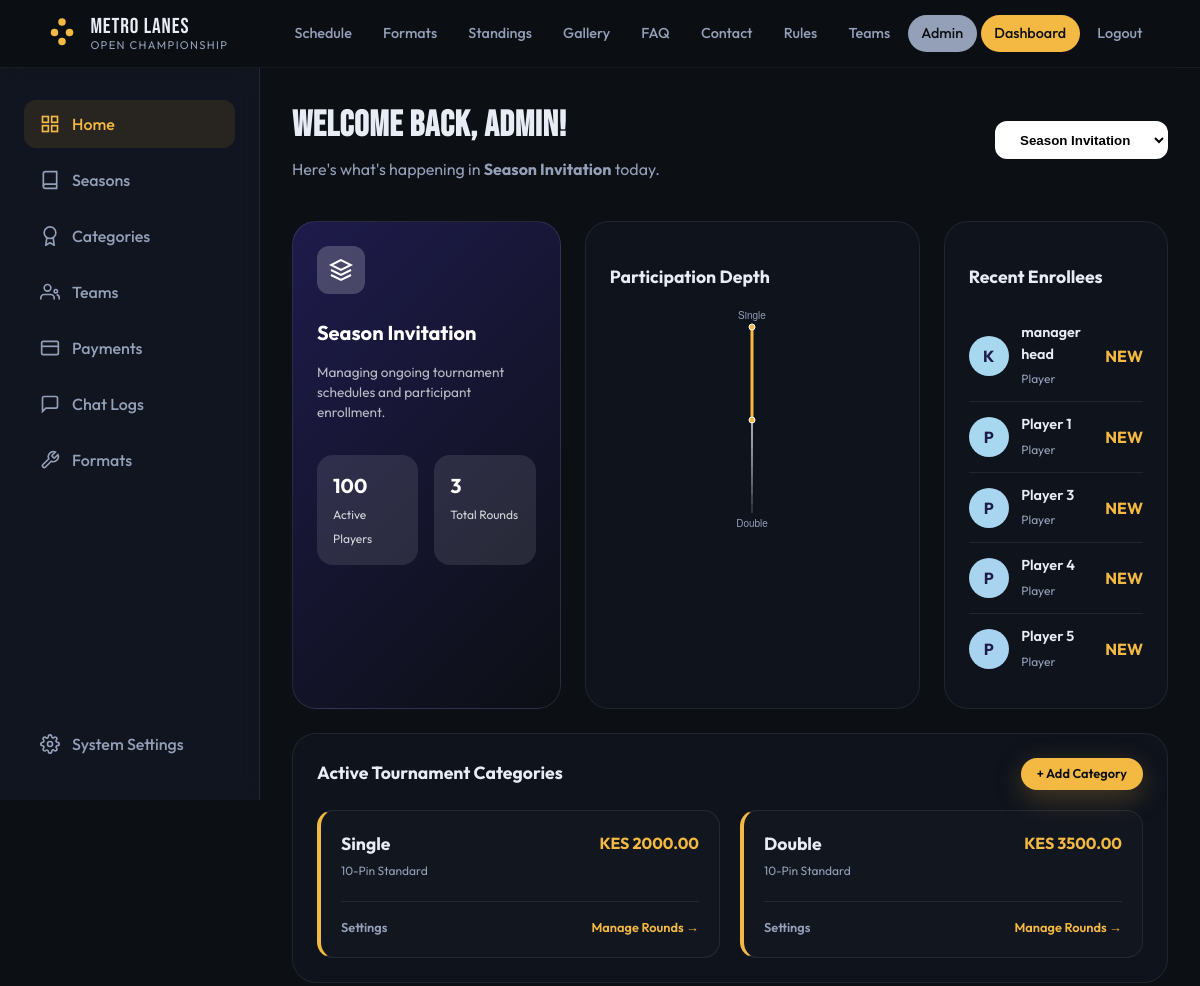
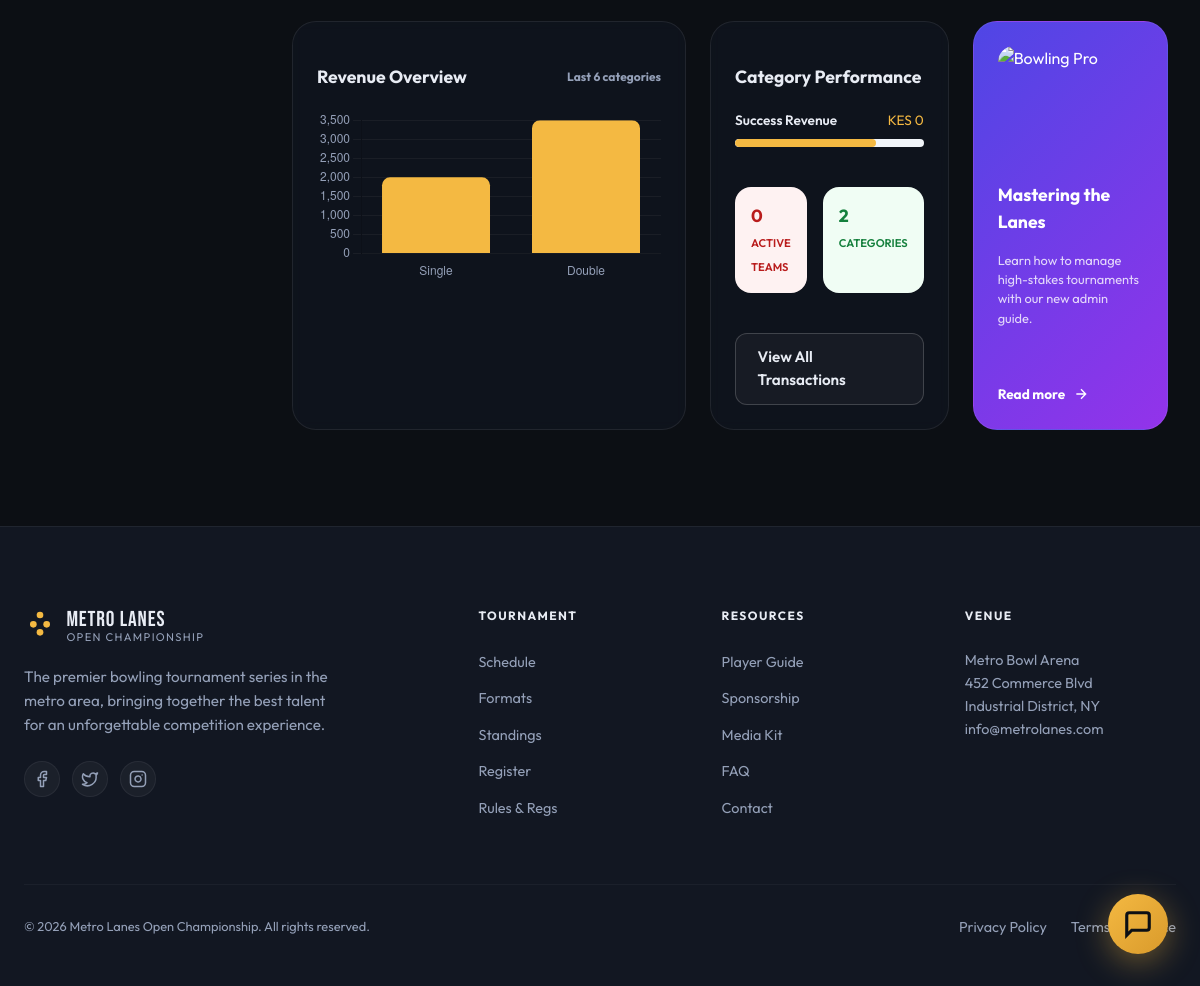
The app's page /admin-dashboard/ (signed in) with its own data (2 pictures, top to bottom).
### core/models.py (models this page shows, shortened)
class Season(models.Model):
    name = models.CharField(max_length=100)
    start_date = models.DateField()
    end_date = models.DateField()
    is_active = models.BooleanField(default=False)
    register_start_date = models.DateField()
    register_end_date = models.DateField()
    participants = models.ManyToManyField(User, related_name='participants')
    teams = models.ManyToManyField(Team, related_name='teamups')
    hero_image = models.URLField(blank=True, null=True, help_text="URL for the hero background image")

class User(AbstractUser):
    username = None
    email = models.EmailField(_('email address'), unique=True)
    GENDER_CHOICES = (
        ('M', 'Male'),
        ('F', 'Female'),
        ('O', 'Other'),
    )
    gender = models.CharField(max_length=1, choices=GENDER_CHOICES, blank=True, null=True)
    birth_date = models.DateField(blank=True, null=True)
    primary_phone = models.CharField(max_length=20, blank=True, null=True)
    secondary_phone = models.CharField(max_length=20, blank=True, null=True)
    USERNAME_FIELD = 'email'
    REQUIRED_FIELDS = []
    objects = CustomUserManager()

class Participation(models.Model):
    choices = [
        ('Single', 'Single'),
        ('Double', 'Double'),
        ('Trio', 'Trio'),
    ]
    season = models.ForeignKey(Season, on_delete=models.CASCADE, related_name='participations')
    game_type = models.ForeignKey(GameType, on_delete=models.CASCADE, related_name='participations')
    name = models.CharField(max_length=100, choices=choices)
    charge = models.DecimalField(max_digits=10, decimal_places=2)
    enrolled_users = models.ManyToManyField(User, related_name='enrolled_participations', blank=True)
    enrolled_teams = models.ManyToManyField(Team, related_name='enrolled_participations', blank=True)
    class Meta:
        verbose_name_plural = 'Participations'
        unique_together = ('season', 'game_type', 'name')

class GameType(models.Model):
    name = models.CharField(max_length=100)
    description = models.TextField()

### core/views.py (the view)
# urls.py: path('admin-dashboard/', views.admin_dashboard, name='admin_dashboard'),
@staff_member_required
def admin_dashboard(request):
    seasons = Season.objects.all().order_by('-start_date')
    selected_season = None
    season_id = request.GET.get('season')
    if season_id:
        selected_season = seasons.filter(id=season_id).first()
    if not selected_season and seasons.exists():
        selected_season = seasons.filter(is_active=True).first() or seasons.first()
    game_types = GameType.objects.all()
    stats = {
        'total_players': 0,
        'total_teams': 0,
        'total_rounds': 0,
        'total_revenue': 0,
    }
    recent_payments = []
    top_participants = []
    category_breakdown = []
    if selected_season:
        participations = Participation.objects.filter(season=selected_season).select_related('game_type')
        from django.db.models import Count, Sum
        stats['total_players'] = User.objects.filter(enrolled_participations__season=selected_season).distinct().count()
        stats['total_teams'] = Team.objects.filter(enrolled_participations__season=selected_season).distinct().count()
        stats['total_rounds'] = Round.objects.filter(season=selected_season).count()
        stats['total_revenue'] = Payment.objects.filter(participation__season=selected_season, status='SUCCESS').aggregate(total=Sum('amount'))['total'] or 0
        recent_payments = Payment.objects.filter(participation__season=selected_season, status='SUCCESS').select_related('user', 'participation').order_by('-created_at')[:5]
        for p in participations:
            first_round = Round.objects.filter(season=selected_season).order_by('order').first()
            category_breakdown.append({
                'id': p.id,
                'name': p.name,
                'count': p.enrolled_users.count(),
                'charge': p.charge,
                'game_type_name': p.game_type.name,
                'first_round_id': first_round.id if first_round else None
            })
        top_participants = User.objects.filter(enrolled_participations__season=selected_season).distinct()[:5]
    return render(request, 'core/admin_dashboard.html', {
        'seasons': seasons,
        'selected_season': selected_season,
        'game_types': game_types,
        'participations': participations,
        'stats': stats,
        'recent_payments': recent_payments,
        'top_participants': top_participants,
        'category_breakdown': category_breakdown,
    })

### templates/core/admin_dashboard.html (shortened to what this page needs)
{% extends "core/base.html" %}
{% load static %}
{% block content %}
<div class="dashboard-wrapper">
  <aside class="dash-sidebar">
    <a href="{% url 'admin_dashboard' %}" class="side-link active">
      <svg viewBox="0 0 24 24" fill="none" stroke="currentColor" stroke-width="2"><rect x="3" y="3" width="7" height="7"/><rect x="14" y="3" width="7" height="7"/><rect x="14" y="14" width="7" height="7"/><rect x="3" y="14" width="7" height="7"/></svg>
      Home
    </a>
    <a href="{% url 'season_list' %}" class="side-link">
      <svg viewBox="0 0 24 24" fill="none" stroke="currentColor" stroke-width="2"><path d="M4 19.5A2.5 2.5 0 0 1 6.5 17H20"></path><path d="M6.5 2H20v20H6.5A2.5 2.5 0 0 1 4 19.5v-15A2.5 2.5 0 0 1 6.5 2z"></path></svg>
      Seasons
    </a>
    <a href="{% url 'participation_list' %}" class="side-link">
      <svg viewBox="0 0 24 24" fill="none" stroke="currentColor" stroke-width="2"><circle cx="12" cy="8" r="7"></circle><polyline points="8.21 13.89 7 23 12 20 17 23 15.79 13.88"></polyline></svg>
      Categories
    </a>
    <a href="{% url 'admin_team_list' %}" class="side-link">
      <svg viewBox="0 0 24 24" fill="none" stroke="currentColor" stroke-width="2"><path d="M17 21v-2a4 4 0 0 0-4-4H5a4 4 0 0 0-4 4v2"/><circle cx="9" cy="7" r="4"/><path d="M23 21v-2a4 4 0 0 0-3-3.87"/><circle cx="19" cy="11" r="2"/></svg>
      Teams
    </a>
    <a href="{% url 'payment_list' %}" class="side-link">
      <svg viewBox="0 0 24 24" fill="none" stroke="currentColor" stroke-width="2"><rect x="2" y="4" width="20" height="16" rx="2"/><line x1="2" y1="10" x2="22" y2="10"/></svg>
      Payments
    </a>
    <a href="{% url 'chat_logs' %}" class="side-link">
      <svg viewBox="0 0 24 24" fill="none" stroke="currentColor" stroke-width="2"><path d="M21 15a2 2 0 0 1-2 2H7l-4 4V5a2 2 0 0 1 2-2h14a2 2 0 0 1 2 2z"/></svg>
      Chat Logs
    </a>
    <a href="{% url 'gametype_list' %}" class="side-link">
      <svg viewBox="0 0 24 24" fill="none" stroke="currentColor" stroke-width="2"><path d="M14.7 6.3a1 1 0 0 0 0 1.4l1.6 1.6a1 1 0 0 0 1.4 0l3.77-3.77a6 6 0 0 1-7.94 7.94l-6.91 6.91a2.12 2.12 0 0 1-3-3l6.91-6.91a6 6 0 0 1 7.94-7.94l-3.76 3.76z"></path></svg>
      Formats
    </a>
    <a href="{% url 'admin:index' %}" class="side-link" style="margin-top: auto;">
      System Settings
    </a>
  </aside>
  <main class="dash-main">
    <div class="dash-top">
      <div class="dash-welcome">
        <h1>Welcome Back, Admin!</h1>
        <p>Here's what's happening in <strong>{{ selected_season.name|default:"the tournament" }}</strong> today.</p>
      </div>
      <div class="dash-actions">
        <form method="get" id="seasonForm">
          <select name="season" onchange="this.form.submit()" style="padding: 0.6rem 1.25rem; border-radius: 12px; border: 1px solid var(--dash-border); background: #fff; font-weight: 600;">
            {% for s in seasons %}
              <option value="{{ s.id }}" {% if selected_season.id == s.id %}selected{% endif %}>{{ s.name }}</option>
            {% endfor %}
          </select>
        </form>
      </div>
    </div>
    <div class="dash-row">
      <div class="d-card d-card--dark feature-card">
        <div class="feature-icon">
          <svg width="24" height="24" viewBox="0 0 24 24" fill="none" stroke="currentColor" stroke-width="2"><path d="M12 2L2 7l10 5 10-5-10-5zM2 17l10 5 10-5M2 12l10 5 10-5"/></svg>
        </div>
        <h2 style="font-size: 1.25rem; margin-bottom: 0.5rem;">{{ selected_season.name }}</h2>
        <p style="font-size: 0.85rem; opacity: 0.7;">Managing ongoing tournament schedules and participant enrollment.</p>
        <div class="feature-stats">
          <div class="f-stat">
            <span class="f-stat__val">{{ stats.total_players }}</span>
            <span class="f-stat__label">Active Players</span>
          </div>
          <div class="f-stat">
            <span class="f-stat__val">{{ stats.total_rounds }}</span>
            <span class="f-stat__label">Total Rounds</span>
          </div>
        </div>
      </div>
      <div class="d-card">
        <h3 class="d-card__title">Participation Depth</h3>
        <div style="height: 220px; display: flex; align-items: center; justify-content: center;">
          <canvas id="depthChart"></canvas>
        </div>
      </div>
      <div class="d-card">
        <h3 class="d-card__title">Recent Enrollees</h3>
        <div class="member-list">
          {% for user in top_participants %}
          <div class="member-item">
            <div class="avatar" style="background: hsl({{ forloop.counter0|add:200 }}, 70%, 80%); display: flex; align-items: center; justify-content: center; font-weight: 700; color: #1e1b4b;">{{ user.email|slice:":1"|upper }}</div>
            <div class="m-info">
              <span class="m-name">{{ user.get_full_name|default:user.email|truncatechars:15 }}</span>
              <span class="m-role">Player</span>
            </div>
            <span class="m-score">NEW</span>
          </div>
          {% empty %}
          <p style="color: var(--dash-text-muted); font-size: 0.85rem;">No recent enrollments.</p>
          {% endfor %}
        </div>
      </div>
    </div>
    <div class="dash-card d-card" style="margin-bottom: 1.5rem;">
      <div class="d-card__title">
        <span>Active Tournament Categories</span>
        <a href="{% url 'participation_create' %}?season={{ selected_season.id }}" class="btn btn--primary" style="padding: 0.4rem 1rem; font-size: 0.8rem;">+ Add Category</a>
      </div>
      <div style="display: grid; grid-template-columns: repeat(auto-fill, minmax(280px, 1fr)); gap: 1.25rem;">
        {% for p in category_breakdown %}
        <div class="card" style="background: rgba(255,255,255,0.02); border: 1px solid var(--dash-border); padding: 1.25rem; border-radius: 16px; border-left: 4px solid var(--dash-accent);">
          <div style="display: flex; justify-content: space-between; align-items: flex-start; margin-bottom: 0.75rem;">
            <div>
              <h4 style="margin: 0; font-size: 1.1rem;">{{ p.name }}</h4>
              <span style="font-size: 0.75rem; color: var(--dash-text-muted);">{{ p.game_type_name }}</span>
            </div>
            <span style="font-weight: 700; color: var(--dash-accent);">KES {{ p.charge }}</span>
          </div>
          <div style="display: flex; gap: 1rem; margin-top: 1.25rem; border-top: 1px solid var(--dash-border); padding-top: 1rem;">
            <a href="{% url 'participation_edit' p.id %}" style="font-size: 0.8rem; color: var(--dash-text-muted); text-decoration: none; font-weight: 600;">Settings</a>
            <a href="{% url 'participation_edit' p.id %}" style="font-size: 0.8rem; color: var(--dash-accent); text-decoration: none; font-weight: 600; margin-left: auto;">Manage Rounds →</a>
          </div>
        </div>
        {% empty %}
        <div style="grid-column: 1 / -1; text-align: center; padding: 3rem; color: var(--dash-text-muted);">
          No categories defined for this season.
        </div>
        {% endfor %}
      </div>
    </div>
    <div class="dash-row-2">
      <div class="d-card">
        <h3 class="d-card__title">Revenue Overview <span style="font-size: 0.75rem; color: var(--dash-text-muted);">Last 6 categories</span></h3>
        <div style="height: 250px;">
          <canvas id="revenueChart"></canvas>
        </div>
      </div>
      <div class="d-card">
        <h3 class="d-card__title">Category Performance</h3>
        <div style="display: flex; flex-direction: column; gap: 1.5rem;">
          <div>
            <div style="display: flex; justify-content: space-between; font-size: 0.85rem; margin-bottom: 0.5rem;">
              <span style="font-weight: 600;">Success Revenue</span>
              <span style="color: var(--dash-accent);">KES {{ stats.total_revenue }}</span>
            </div>
            <div style="height: 8px; background: #f1f5f9; border-radius: 99px; overflow: hidden;">
              <div style="width: 75%; height: 100%; background: var(--dash-accent); border-radius: 99px;"></div>
            </div>
          </div>
          <div style="display: grid; grid-template-columns: 1fr 1fr; gap: 1rem; margin-top: 1rem;">
             <div style="padding: 1rem; background: #fef2f2; border-radius: 16px;">
                <span style="font-size: 1.1rem; font-weight: 700; color: #b91c1c; display: block;">{{ stats.total_teams }}</span>
                <span style="font-size: 0.7rem; color: #b91c1c; font-weight: 600; text-transform: uppercase;">Active Teams</span>
             </div>
             <div style="padding: 1rem; background: #f0fdf4; border-radius: 16px;">
                <span style="font-size: 1.1rem; font-weight: 700; color: #15803d; display: block;">{{ participations.count }}</span>
                <span style="font-size: 0.7rem; color: #15803d; font-weight: 600; text-transform: uppercase;">Categories</span>
             </div>
          </div>
          <a href="{% url 'payment_list' %}" class="btn btn--ghost" style="width: 100%; border-radius: 12px; margin-top: 1rem;">View All Transactions</a>
        </div>
      </div>
      <div class="d-card promo-card">
        <img src="https://images.unsplash.com/photo-1544197150-b99a580bb7a8?auto=format&fit=crop&q=80&w=400" alt="Bowling Pro">
        <h4 style="margin: 0; font-size: 1.1rem;">Mastering the Lanes</h4>
        <p style="margin: 0; font-size: 0.8rem; opacity: 0.8;">Learn how to manage high-stakes tournaments with our new admin guide.</p>
        <a href="#" style="color: #fff; text-decoration: none; font-size: 0.85rem; font-weight: 700; display: flex; align-items: center; gap: 0.5rem; margin-top: auto;">Read more <svg width="16" height="16" fill="none" stroke="currentColor" stroke-width="2" viewBox="0 0 24 24"><path d="M5 12h14M12 5l7 7-7 7"/></svg></a>
      </div>
    </div>
  </main>
</div>
<script>
  // Radar Chart
  const ctxDepth = document.getElementById('depthChart');
  new Chart(ctxDepth, {
    type: 'radar',
    data: {
      labels: [{% for c in category_breakdown %}'{{ c.name }}',{% endfor %}],
      datasets: [{
        label: 'Players',
        data: [{% for c in category_breakdown %}{{ c.count }},{% endfor %}],
        fill: true,
        backgroundColor: 'rgba(244, 185, 66, 0.2)',
        borderColor: '#f4b942',
        pointBackgroundColor: '#f4b942',
        pointBorderColor: '#fff',
        pointHoverBackgroundColor: '#fff',
        pointHoverBorderColor: '#f4b942'
      }]
    },
    options: {
      plugins: { legend: { display: false } },
      scales: {
        r: {
          angleLines: { color: 'rgba(255,255,255,0.1)' },
          grid: { color: 'rgba(255,255,255,0.1)' },
          pointLabels: { color: '#94a0b8' },
          ticks: { display: false }
        }
      }
    }
  });
  // Bar Chart
  const ctxRev = document.getElementById('revenueChart');
  new Chart(ctxRev, {
    type: 'bar',
    data: {
      labels: [{% for p in participations|slice:":6" %}'{{ p.name }}',{% endfor %}],
      datasets: [{
        label: 'Revenue',
        data: [{% for p in participations|slice:":6" %}{{ p.charge }},{% endfor %}],
        backgroundColor: '#f4b942',
        borderRadius: 8,
      }]
    },
    options: {
      plugins: { legend: { display: false } },
      scales: {
        y: {
          beginAtZero: true,
          grid: { color: 'rgba(255,255,255,0.05)' },
          ticks: { color: '#94a0b8' }
        },
        x: {
          grid: { display: false },
          ticks: { color: '#94a0b8' }
        }
      }
    }
  });
</script>
{% endblock %}

### records on screen
Season: name "Season Invitation"
User: email "K", get_full_name "manager head"
User: email "P", get_full_name "Player 1"
User: email "P", get_full_name "Player 3"
User: email "P", get_full_name "Player 4"
User: email "P", get_full_name "Player 5"
Participation: name "Single", charge "2000.00"
GameType: game_type_name "10-Pin Standard" "10-Pin Standard"
Participation: name "Double", charge "3500.00"

### other values on screen
{{ stats.total_players }} "100"
{{ stats.total_rounds }} "3"
{{ stats.total_revenue }} "0"
{{ stats.total_teams }} "0"
{{ participations.count }} "2"
form field season "Season Invitation"
chart data {{ c.name }} Single, Double
chart data {{ c.count }} 100, 0
chart data {{ p.name }} Single, Double
chart data {{ p.charge }} 2000.00, 3500.00
